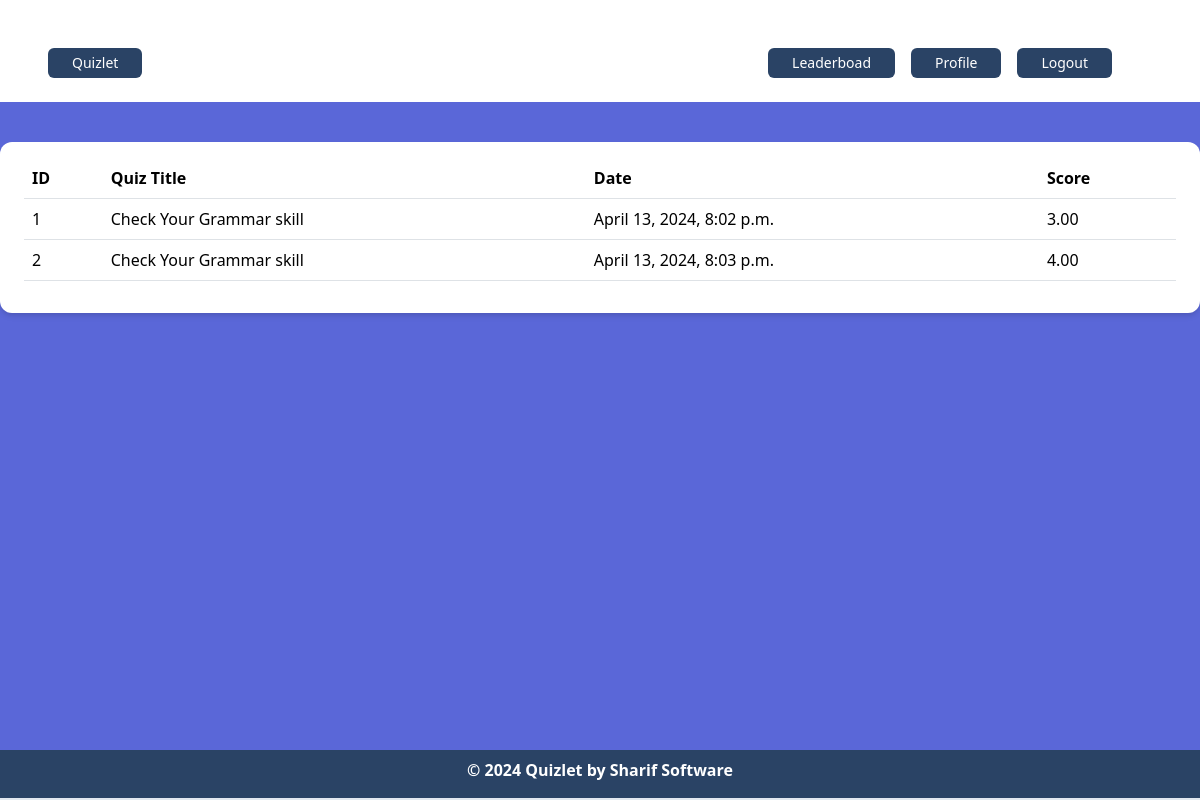
Before: /account/profile/ (signed in) with the older database file.
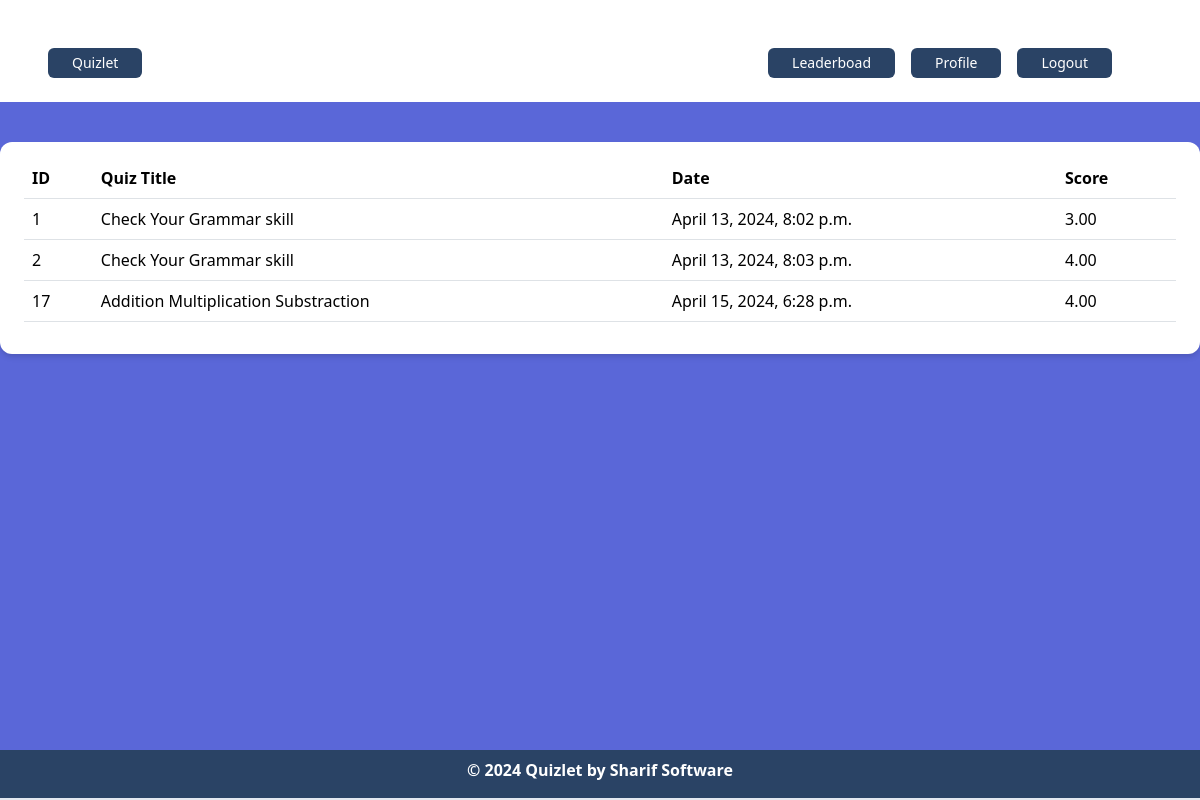
After: the same page with the newer database file.
### quiz/models.py (models this page shows, shortened)
class QuizAttempt(models.Model):
    user = models.ForeignKey(UserAccount, on_delete=models.CASCADE)
    quiz = models.ForeignKey(Quiz, on_delete=models.CASCADE)
    start_time = models.DateTimeField(auto_now_add=True)
    end_time = models.DateTimeField(blank=True, null=True)
    score = models.DecimalField(max_digits=5, decimal_places=2, default=0)

class Quiz(models.Model):
    title= models.CharField(max_length=100)
    description= models.TextField()
    category = models.ForeignKey(QuizCategory, on_delete=models.CASCADE)
    has_time_limit = models.BooleanField(default=False)
    time_limit = models.PositiveIntegerField(blank=True, null=True)
    average_rating = models.DecimalField(max_digits=5, decimal_places=2, default=0, blank=True, null=True)

### account/views.py (the view)
# urls.py: path("profile/", views.profile, name="profile"),
@login_required
def profile(request):
    account_instance = UserAccount.objects.get(user=request.user)
    quiz_attempt= QuizAttempt.objects.filter(user=account_instance)
    return render(request, 'accounts/profile.html', {'lists':quiz_attempt})

### account/templates/accounts/profile.html
{% extends "base.html" %}
{% block body %}
<div class="my-10 py-3 px-4 bg-white rounded-xl shadow-md">
<table class="table">
    <thead>
      <tr>
        <th scope="col">ID</th>
        <th scope="col">Quiz Title</th>
        <th scope="col">Date</th>
        <th scope="col">Score</th>
      </tr>
    </thead>
    <tbody>
      {%for list in lists %}
        <tr>
          <td>{{list.id}}</td>
          <td>{{list.quiz.title}}</td>
          <td>{{list.start_time}}</td>
          <td>{{list.score}}</td>
        </tr>
      {% endfor %}
    </tbody>
  </table>
</div>
{% endblock %}

Changed rows visible on the page:
added QuizAttempt: id "17", quiz "Addition Multiplication Substraction", start_time "April 15, 2024, 6:28 p.m.", score "4.00"
